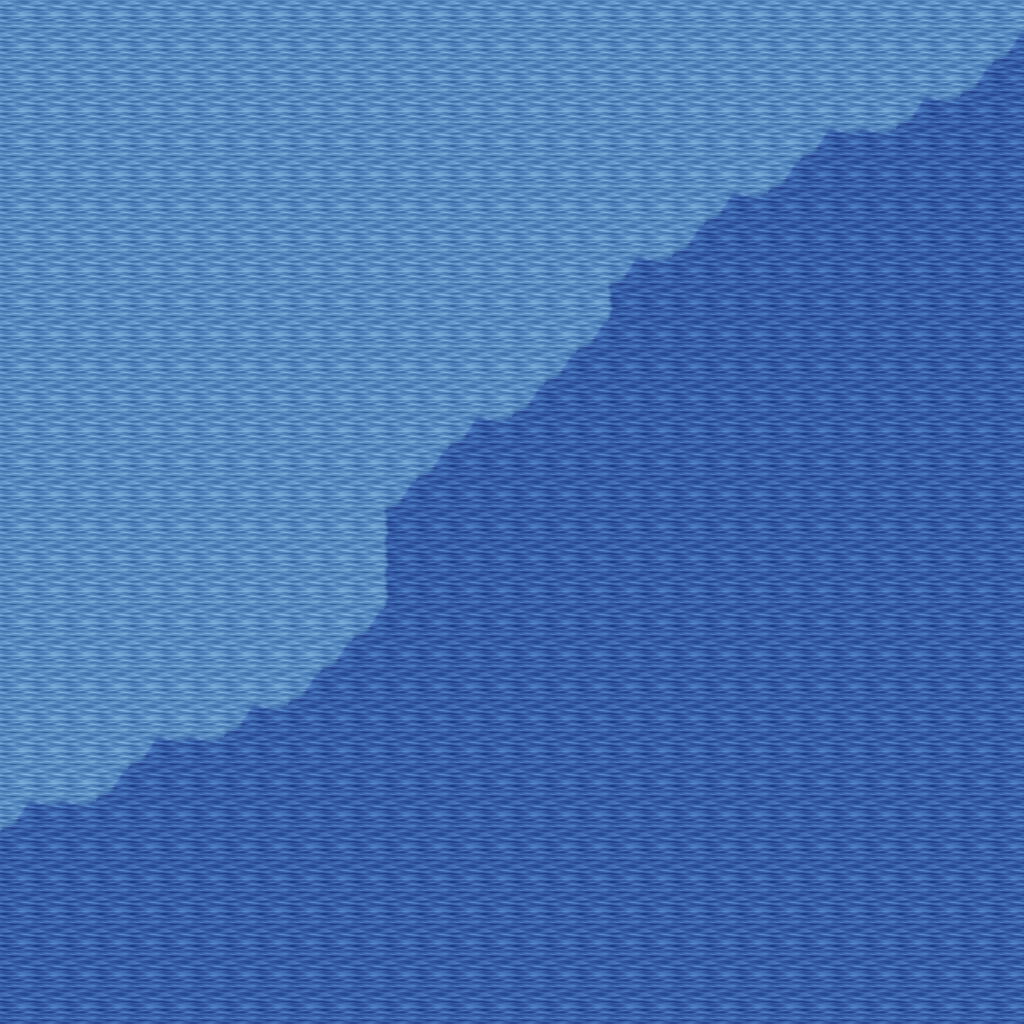

A 2D game scene composited from a Tiled map and its tileset images. What follows is a short description and the map's XML, with each tile layer's data collapsed to a summary:
An orthogonal 32x32 tile map with 32x32 px tiles, 5 tile layers (Ground, Objects, Objects2, Above, ...), 1 hidden layer not drawn, 12 tilesets.

<map version="1.10" tiledversion="1.11.0" orientation="orthogonal" renderorder="right-down" width="32" height="32" tilewidth="32" tileheight="32" infinite="0" nextlayerid="11" nextobjectid="1">
 <tileset firstgid="1" name="ground_ground" tilewidth="32" tileheight="32" tilecount="33" columns="3">
  <image source="../drawable/ground_ground.png" width="96" height="352" />
 </tileset>
 <tileset firstgid="34" name="ground_water_pool" tilewidth="32" tileheight="32" tilecount="72" columns="3">
  <image source="../drawable/ground_water_pool.png" width="96" height="768" />
 </tileset>
 <tileset firstgid="106" name="ground_grass_edges" tilewidth="32" tileheight="32" tilecount="36" columns="12">
  <image source="../drawable/ground_grass_edges.png" width="384" height="96" />
 </tileset>
 <tileset firstgid="142" name="ground_grass_corners" tilewidth="32" tileheight="32" tilecount="24" columns="6">
  <image source="../drawable/ground_grass_corners.png" width="192" height="128" />
 </tileset>
 <tileset firstgid="166" name="building_wall_wood" tilewidth="32" tileheight="32" tilecount="16" columns="4">
  <image source="../drawable/building_wall_wood.png" width="128" height="128" />
 </tileset>
 <tileset firstgid="182" name="plant_grasses" tilewidth="32" tileheight="32" tilecount="6" columns="3">
  <image source="../drawable/plant_grasses.png" width="96" height="64" />
 </tileset>
 <tileset firstgid="188" name="plant_flower_daisy_yellow" tilewidth="32" tileheight="32" tilecount="8" columns="2">
  <image source="../drawable/plant_flower_daisy_yellow.png" width="64" height="128" />
 </tileset>
 <tileset firstgid="196" name="plant_flower_daisy_blue" tilewidth="32" tileheight="32" tilecount="8" columns="2">
  <image source="../drawable/plant_flower_daisy_blue.png" width="64" height="128" />
 </tileset>
 <tileset firstgid="204" name="building_door_door_w" tilewidth="32" tileheight="32" tilecount="6" columns="2">
  <image source="../drawable/building_door_door_w.png" width="64" height="96" />
 </tileset>
 <tileset firstgid="210" name="building_door_door_e" tilewidth="32" tileheight="32" tilecount="6" columns="2">
  <image source="../drawable/building_door_door_e.png" width="64" height="96" />
 </tileset>
 <tileset firstgid="216" name="logic_creature_animal" tilewidth="32" tileheight="32" tilecount="32" columns="8">
  <image source="../drawable/logic_creature_animal.png" width="256" height="128" />
 </tileset>
 <tileset firstgid="248" name="logic_collision" tilewidth="32" tileheight="32" tilecount="1" columns="1">
  <image source="../drawable/logic_collision.png" width="32" height="32" />
 </tileset>
 <layer id="1" name="Ground" width="32" height="32">
  <data>[1024 cells, 1024 non-empty, 2 distinct tile ids]</data>
 </layer>
 <layer id="2" name="Objects" width="32" height="32">
  <data>[1024 cells, 36 non-empty, 3 distinct tile ids]</data>
 </layer>
 <layer id="3" name="Objects2" width="32" height="32">
  <data>[1024 cells, 0 non-empty, 0 distinct tile ids]</data>
 </layer>
 <layer id="4" name="Above" width="32" height="32">
  <data>[1024 cells, 0 non-empty, 0 distinct tile ids]</data>
 </layer>
 <layer id="5" name="Above2" width="32" height="32">
  <data>[1024 cells, 0 non-empty, 0 distinct tile ids]</data>
 </layer>
 <layer id="6" name="Walkable" width="32" height="32" visible="0">
  <data>[1024 cells, 603 non-empty, 1 distinct tile ids]</data>
 </layer>
 <objectgroup id="7" name="Mapevents" />
 <objectgroup id="8" name="Spawn" />
 <objectgroup id="9" name="Keys" />
 <objectgroup id="10" name="Replace" />
</map>
